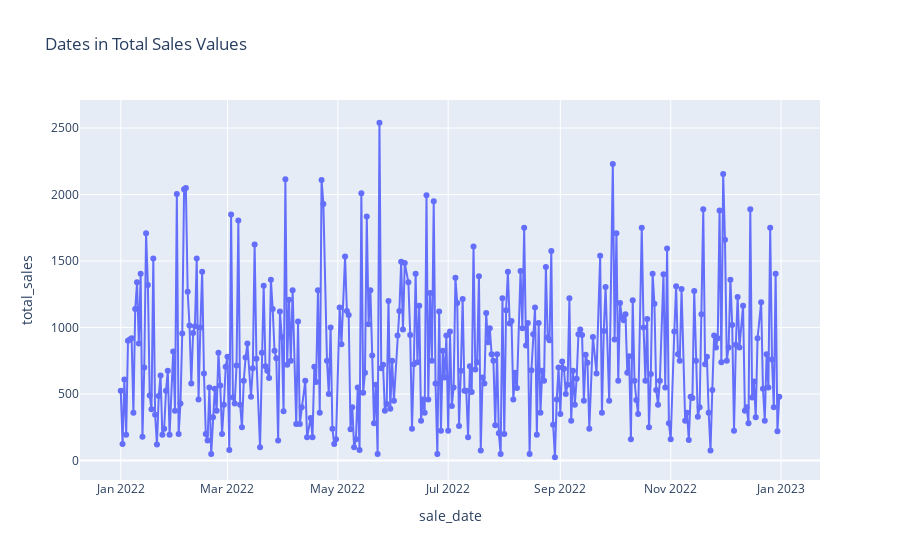

Write notebook code for a chart like this one.
### Code cell
fig = go.Figure()
fig.add_trace(go.Scatter(x=df['sale_date'], y=df['total_sales'], mode='lines+markers'))
# Customize layout (optional)
fig.update_layout(
    title="Dates in Total Sales Values",
    xaxis_title="sale_date",
    yaxis_title="total_sales",
)

### Figure 1 — Plotly figure (JSON) as saved in the notebook; plotly's stock layout.template omitted (floating-point values rounded to 4 significant figures; data arrays with more than 128 entries replaced by an {"elided": "..."} marker saying what was removed)
{"data": [{"mode": "lines+markers", "type": "scatter", "x": {"elided": "342 str values"}, "y": {"elided": "342 int values"}}], "layout": {"title": {"text": "Dates in Total Sales Values"}, "xaxis": {"title": {"text": "sale_date"}}, "yaxis": {"title": {"text": "total_sales"}}}}
